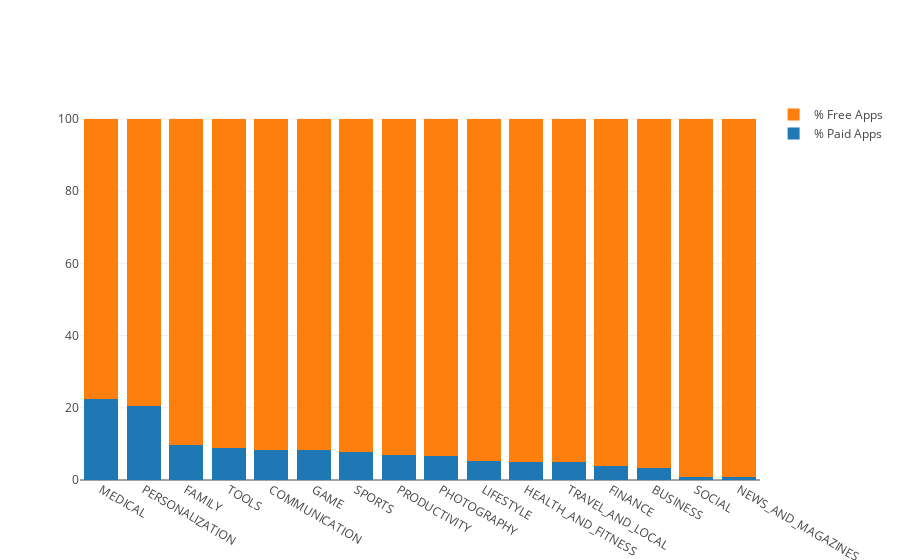

Source (notebook cell):
### Code cell
paid_apps = go.Bar(
    x=df_price_type['Category'],
    y=df_price_type['Perc_Paid'],
    name='% Paid Apps'
)
free_apps = go.Bar(
    x=df_price_type['Category'],
    y=df_price_type['Perc_Free'],
    name='% Free Apps'
)

data = [paid_apps, free_apps]
layout = go.Layout(
    barmode='stack'
)

fig = go.Figure(data=data, layout=layout)
plotly.offline.iplot(fig)

### Figure 1 — Plotly figure (JSON) as saved in the notebook; plotly's stock layout.template omitted (floating-point values rounded to 4 significant figures)
{"data": [{"name": "% Paid Apps", "type": "bar", "uid": "5e0adce4-9b26-4c77-81b2-b696aaa75d0b", "x": ["MEDICAL", "PERSONALIZATION", "FAMILY", "TOOLS", "COMMUNICATION", "GAME", "SPORTS", "PRODUCTIVITY", "PHOTOGRAPHY", "LIFESTYLE", "HEALTH_AND_FITNESS", "TRAVEL_AND_LOCAL", "FINANCE", "BUSINESS", "SOCIAL", "NEWS_AND_MAGAZINES"], "y": [22.52, 20.41, 9.59, 8.93, 8.39, 8.34, 7.62, 6.87, 6.52, 5.36, 4.92, 4.88, 3.94, 3.22, 0.88, 0.84]}, {"name": "% Free Apps", "type": "bar", "uid": "380584dd-2c66-4a48-bac2-f74da4653afb", "x": ["MEDICAL", "PERSONALIZATION", "FAMILY", "TOOLS", "COMMUNICATION", "GAME", "SPORTS", "PRODUCTIVITY", "PHOTOGRAPHY", "LIFESTYLE", "HEALTH_AND_FITNESS", "TRAVEL_AND_LOCAL", "FINANCE", "BUSINESS", "SOCIAL", "NEWS_AND_MAGAZINES"], "y": [77.48, 79.59, 90.41, 91.07, 91.61, 91.66, 92.38, 93.13, 93.48, 94.64, 95.08, 95.12, 96.06, 96.78, 99.12, 99.16]}], "layout": {"barmode": "stack"}}
